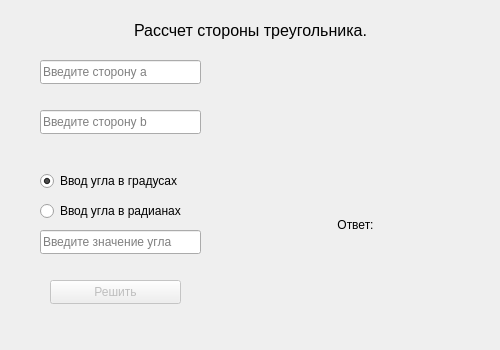
<?xml version="1.0" encoding="UTF-8"?>
<ui version="4.0">
 <class>Triangl</class>
 <widget class="QDialog" name="Triangl">
  <property name="geometry">
   <rect>
    <x>0</x>
    <y>0</y>
    <width>500</width>
    <height>350</height>
   </rect>
  </property>
  <property name="minimumSize">
   <size>
    <width>500</width>
    <height>350</height>
   </size>
  </property>
  <property name="maximumSize">
   <size>
    <width>500</width>
    <height>350</height>
   </size>
  </property>
  <property name="windowTitle">
   <string>Dialog</string>
  </property>
  <widget class="QLabel" name="label">
   <property name="geometry">
    <rect>
     <x>50</x>
     <y>10</y>
     <width>401</width>
     <height>41</height>
    </rect>
   </property>
   <property name="text">
    <string>&lt;html&gt;&lt;head/&gt;&lt;body&gt;&lt;p align=&quot;center&quot;&gt;&lt;span style=&quot; font-size:12pt;&quot;&gt;Рассчет стороны треугольника.&lt;/span&gt;&lt;/p&gt;&lt;/body&gt;&lt;/html&gt;</string>
   </property>
  </widget>
  <widget class="QLineEdit" name="SideA">
   <property name="enabled">
    <bool>true</bool>
   </property>
   <property name="geometry">
    <rect>
     <x>40</x>
     <y>60</y>
     <width>161</width>
     <height>24</height>
    </rect>
   </property>
   <property name="text">
    <string/>
   </property>
   <property name="placeholderText">
    <string>Введите сторону а</string>
   </property>
  </widget>
  <widget class="QLineEdit" name="SideB">
   <property name="enabled">
    <bool>true</bool>
   </property>
   <property name="geometry">
    <rect>
     <x>40</x>
     <y>110</y>
     <width>161</width>
     <height>24</height>
    </rect>
   </property>
   <property name="placeholderText">
    <string>Введите сторону b</string>
   </property>
  </widget>
  <widget class="QLineEdit" name="Corner">
   <property name="enabled">
    <bool>true</bool>
   </property>
   <property name="geometry">
    <rect>
     <x>40</x>
     <y>230</y>
     <width>161</width>
     <height>24</height>
    </rect>
   </property>
   <property name="placeholderText">
    <string>Введите значение угла</string>
   </property>
  </widget>
  <widget class="QPushButton" name="answer">
   <property name="enabled">
    <bool>false</bool>
   </property>
   <property name="geometry">
    <rect>
     <x>50</x>
     <y>280</y>
     <width>131</width>
     <height>24</height>
    </rect>
   </property>
   <property name="text">
    <string>Решить</string>
   </property>
   <property name="checkable">
    <bool>true</bool>
   </property>
  </widget>
  <widget class="QLabel" name="labelAnswer">
   <property name="geometry">
    <rect>
     <x>240</x>
     <y>180</y>
     <width>231</width>
     <height>91</height>
    </rect>
   </property>
   <property name="text">
    <string>Ответ:</string>
   </property>
   <property name="alignment">
    <set>Qt::AlignCenter</set>
   </property>
   <property name="textInteractionFlags">
    <set>Qt::LinksAccessibleByMouse|Qt::TextSelectableByMouse</set>
   </property>
  </widget>
  <widget class="QRadioButton" name="grad">
   <property name="geometry">
    <rect>
     <x>40</x>
     <y>170</y>
     <width>171</width>
     <height>22</height>
    </rect>
   </property>
   <property name="text">
    <string>Ввод угла в градусах</string>
   </property>
   <property name="checked">
    <bool>true</bool>
   </property>
  </widget>
  <widget class="QRadioButton" name="rad">
   <property name="geometry">
    <rect>
     <x>40</x>
     <y>200</y>
     <width>151</width>
     <height>22</height>
    </rect>
   </property>
   <property name="text">
    <string>Ввод угла в радианах</string>
   </property>
  </widget>
 </widget>
 <resources/>
 <connections/>
 <buttongroups>
  <buttongroup name="buttonGroup"/>
  <buttongroup name="buttonGroup_2"/>
 </buttongroups>
</ui>
